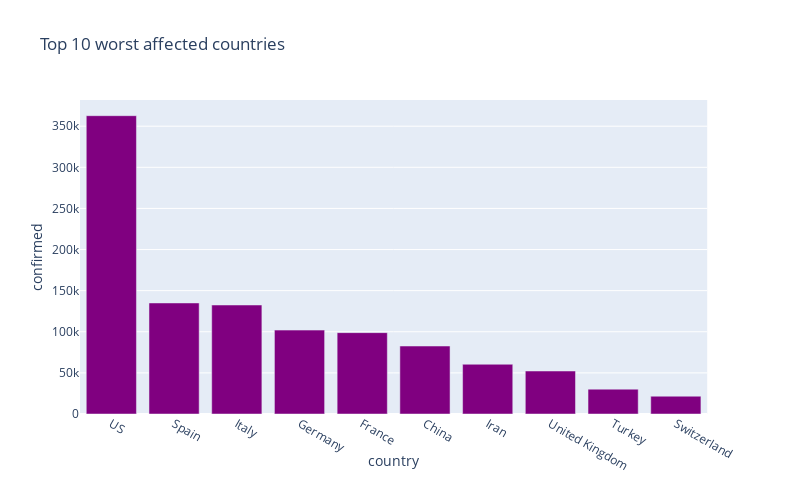

The code cell stored with this chart in its notebook:
### Code cell
px.bar(
    sorted_country_df.head(10),
    x = "country",
    y = "confirmed",
    title= "Top 10 worst affected countries", # the axis names
    color_discrete_sequence=["purple"], 
    height=500,
    width=800
)

### Figure 1 — Plotly figure (JSON) as saved in the notebook; plotly's stock layout.template omitted (floating-point values rounded to 4 significant figures)
{"data": [{"alignmentgroup": "True", "hoverlabel": {"namelength": 0}, "hovertemplate": "country=%{x}<br>confirmed=%{y}", "legendgroup": "", "marker": {"color": "purple"}, "name": "", "offsetgroup": "", "orientation": "v", "showlegend": false, "textposition": "auto", "type": "bar", "x": ["US", "Spain", "Italy", "Germany", "France", "China", "Iran", "United Kingdom", "Turkey", "Switzerland"], "xaxis": "x", "y": [362759, 135032, 132547, 102024, 98959, 82665, 60500, 52274, 30217, 21657], "yaxis": "y"}], "layout": {"barmode": "relative", "height": 500, "legend": {"tracegroupgap": 0}, "title": {"text": "Top 10 worst affected countries"}, "width": 800, "xaxis": {"anchor": "y", "domain": [0, 0.98], "title": {"text": "country"}}, "yaxis": {"anchor": "x", "domain": [0, 1], "title": {"text": "confirmed"}}}}
